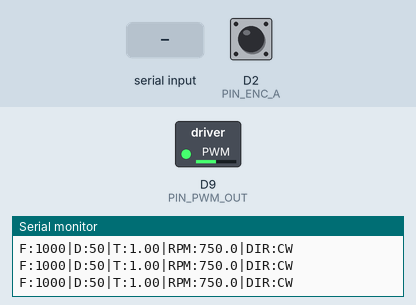
Simulated run of this sketch. Board: Arduino Zero (SAMD21). On the bench: switched loads named in the sketch (green lamp = pin HIGH), the last lines printed to the serial monitor. The inputs (shaded band) are chosen by the test bench; at power-on: D2 (PIN_ENC_A) HIGH.

Above: at 1.2 s.
1.3 s: "D:\n" received over Serial
At 1.7 s:
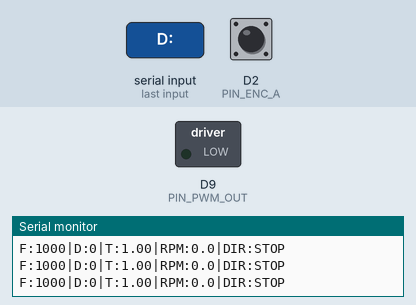
2.8 s: "D75\n" received over Serial
At 4.0 s:
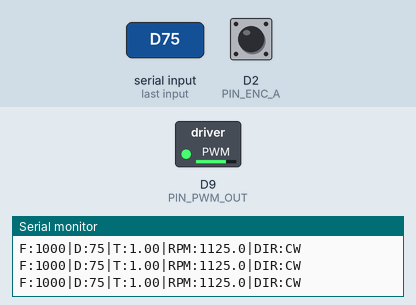
4.3 s: "90|45|200\n" received over Serial
At 5.2 s:
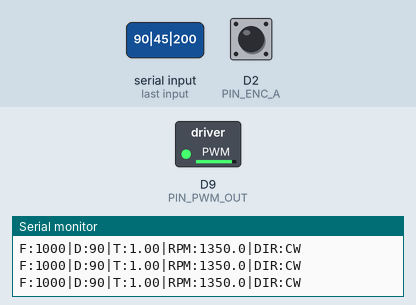
5.8 s: "5\n" received over Serial
At 6.3 s:
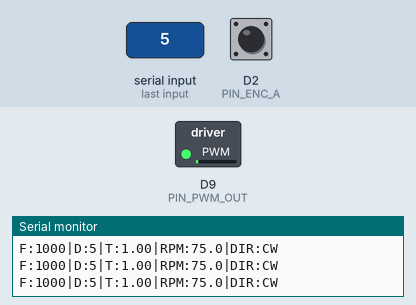
7.3 s: "90|45\n" received over Serial
At 8.5 s:
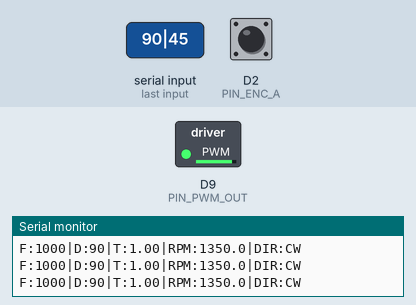
8.8 s: "D|45\n" received over Serial
At 9.8 s:
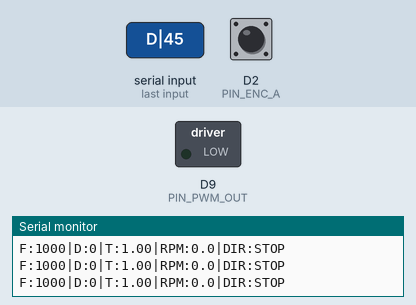
Timing chart, 0 to 11.3 s (numbered marks = the images above; inputs shaded):
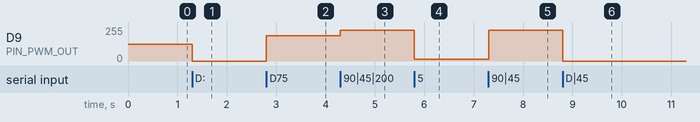

The sketch:

Arduino_GUI_Telemetry.ino
```cpp
/*
 * =====================================================================================
 * Project: Arduino Universal GUI Telemetry Firmware (for Python GUI)
 * Compatible with:
 *   1. pwmMotor.py (Duty 0-100% at 1,000 Hz)
 *   2. pwm_freq_duty_motor_control.py (Dual Freq 500-1200 Hz & Duty 20-80%)
 *
 * Communication: USB Serial (Baud Rate: 115200)
 * Telemetry Format (Sent every 100 ms):
 *   F:<freq>|D:<duty>|T:<period_ms>|RPM:<rpm>|DIR:<dir>\r\n
 *
 * Hardware Pinout (Arduino Uno / Nano / Mega):
 * - PWM Output:       Pin 9 (Timer 1 OC1A, Fast PWM)
 * - Motor Encoder:    Phase A = Pin 2 (Interrupt INT0), Phase B = Pin 3
 * =====================================================================================
 */

#define PIN_PWM_OUT   9
#define PIN_ENC_A     2
#define PIN_ENC_B     3

#define MOTOR_MAX_RPM 1500
#define ENCODER_PPR   100

// --- ตัวแปร PWM ---
uint16_t freq_hz = 1000;     // ค่าเริ่มต้น 1000 Hz
uint16_t duty_val = 50;      // ค่าเริ่มต้น 50%
float period_ms = 1.00;
uint16_t top_val = 1999;
uint16_t comp_val = 1000;

// --- ตัวแปร Encoder & ความเร็วรอบ ---
volatile long enc_count = 0;
long prev_enc_count = 0;
float rpm = 0.0;
String dir_str = "STOP";

// --- ตัวจับเวลา Telemetry ---
unsigned long last_telemetry_tick = 0;

// --- บัฟเฟอร์ Serial ---
String rx_buffer = "";

// =====================================================================================
// ฟังก์ชัน Interrupt Encoder
// =====================================================================================
void isr_encoder() {
  if (digitalRead(PIN_ENC_B) == HIGH) {
    enc_count++;
  } else {
    enc_count--;
  }
}

// =====================================================================================
// ตั้งค่า Hardware PWM Timer 1 บน Pin 9
// =====================================================================================
void setupPWM() {
#if defined(__AVR__)
  pinMode(PIN_PWM_OUT, OUTPUT);
  TCCR1A = _BV(COM1A1) | _BV(WGM11);            // Non-inverting Fast PWM Mode 14
  TCCR1B = _BV(WGM13) | _BV(WGM12) | _BV(CS11); // Prescaler = 8 (2 MHz)
  applyPWM(freq_hz, duty_val);
#else
  pinMode(PIN_PWM_OUT, OUTPUT);
  applyPWM(freq_hz, duty_val);
#endif
}

void applyPWM(uint16_t f, uint8_t d) {
  f = constrain(f, 100, 20000);
  d = constrain(d, 0, 100);

#if defined(__AVR__)
  top_val = (2000000UL / f) - 1;
  ICR1 = top_val;
  comp_val = ((unsigned long)(top_val + 1) * (unsigned long)d) / 100UL;
  OCR1A = comp_val;
#elif defined(ARDUINO_ARCH_STM32)
  analogWriteFrequency(f);
  analogWriteResolution(12);
  analogWrite(PIN_PWM_OUT, ((uint32_t)d * 4095UL) / 100UL);
#else
  analogWrite(PIN_PWM_OUT, map(d, 0, 100, 0, 255));
#endif
}

// =====================================================================================
// SETUP
// =====================================================================================
void setup() {
  Serial.begin(115200);

  setupPWM();

  pinMode(PIN_ENC_A, INPUT_PULLUP);
  pinMode(PIN_ENC_B, INPUT_PULLUP);
  attachInterrupt(digitalPinToInterrupt(PIN_ENC_A), isr_encoder, RISING);
}

// =====================================================================================
// LOOP
// =====================================================================================
void loop() {
  // -----------------------------------------------------------------------------------
  // 1. รับคำสั่งจาก Python GUI ผ่าน Serial
  // -----------------------------------------------------------------------------------
  while (Serial.available() > 0) {
    char c = (char)Serial.read();
    if (c == '\n' || c == '\r') {
      if (rx_buffer.length() > 0) {
        parseCommand(rx_buffer);
        rx_buffer = "";
      }
    } else {
      if (rx_buffer.length() < 32) {
        rx_buffer += c;
      }
    }
  }

  // -----------------------------------------------------------------------------------
  // 2. คำนวณความเร็วรอบและส่ง Telemetry ขึ้น GUI ทุก 100 ms
  // -----------------------------------------------------------------------------------
  unsigned long current_millis = millis();
  if (current_millis - last_telemetry_tick >= 100) {
    unsigned long dt = current_millis - last_telemetry_tick;
    last_telemetry_tick = current_millis;

    long diff = enc_count - prev_enc_count;
    prev_enc_count = enc_count;

    if (abs(diff) > 2) {
      if (diff > 0) dir_str = "CW";
      else dir_str = "CCW";
      rpm = ((float)abs(diff) * 60000.0) / ((4.0 * ENCODER_PPR) * (float)dt);
    } else {
      if (duty_val > 0) {
        dir_str = "CW";
        rpm = ((float)duty_val * (float)MOTOR_MAX_RPM) / 100.0;
      } else {
        dir_str = "STOP";
        rpm = 0.0;
      }
    }

    period_ms = 1000.0 / (float)freq_hz;

    // รูปแบบ Telemetry: F:<freq>|D:<duty>|T:<t_ms>|RPM:<rpm>|DIR:<dir>
    Serial.print(F("F:"));
    Serial.print(freq_hz);
    Serial.print(F("|D:"));
    Serial.print(duty_val);
    Serial.print(F("|T:"));
    Serial.print(period_ms, 2);
    Serial.print(F("|RPM:"));
    Serial.print(rpm, 1);
    Serial.print(F("|DIR:"));
    Serial.println(dir_str);
  }
}

// =====================================================================================
// ถอดรหัสคำสั่งจาก Python GUI
// =====================================================================================
void parseCommand(String cmd) {
  cmd.trim();

  // รูปแบบที่ 1: "F:850|D:50" (มาจาก pwm_freq_duty_motor_control.py)
  int f_idx = cmd.indexOf("F:");
  int d_idx = cmd.indexOf("D:");

  if (f_idx >= 0 || d_idx >= 0) {
    if (f_idx >= 0) {
      int pipe_idx = cmd.indexOf('|', f_idx);
      String f_str = (pipe_idx > f_idx) ? cmd.substring(f_idx + 2, pipe_idx) : cmd.substring(f_idx + 2);
      uint16_t parsed_f = f_str.toInt();
      if (parsed_f >= 100 && parsed_f <= 20000) {
        freq_hz = parsed_f;
      }
    }
    if (d_idx >= 0) {
      String d_str = cmd.substring(d_idx + 2);
      uint16_t parsed_d = d_str.toInt();
      duty_val = constrain(parsed_d, 0, 100);
    }
    applyPWM(freq_hz, duty_val);
  }
  // รูปแบบที่ 2: "D75" (มาจาก pwmMotor.py)
  else if (cmd.startsWith("D") || cmd.startsWith("d")) {
    duty_val = constrain(cmd.substring(1).toInt(), 0, 100);
    applyPWM(freq_hz, duty_val);
  }
  // รูปแบบที่ 3: ตัวเลขล้วน "50"
  else if (isDigit(cmd.charAt(0))) {
    duty_val = constrain(cmd.toInt(), 0, 100);
    applyPWM(freq_hz, duty_val);
  }
}
```

Measured:
- after the input at 1.3 s, D9 (PIN_PWM_OUT): 127/255 → 0/255 at once
- after the input at 2.8 s, D9 (PIN_PWM_OUT): 0/255 → 191/255 at once
- after the input at 4.3 s, D9 (PIN_PWM_OUT): 191/255 → 229/255 at once
- after the input at 5.8 s, D9 (PIN_PWM_OUT): 229/255 → 12/255 at once
- after the input at 7.3 s, D9 (PIN_PWM_OUT): 12/255 → 229/255 at once
- after the input at 8.8 s, D9 (PIN_PWM_OUT): 229/255 → 0/255 at once
